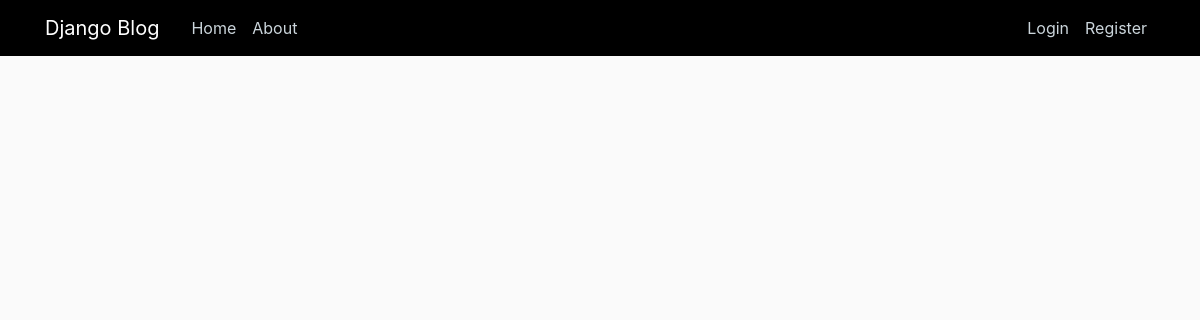
The app's page /, older data.
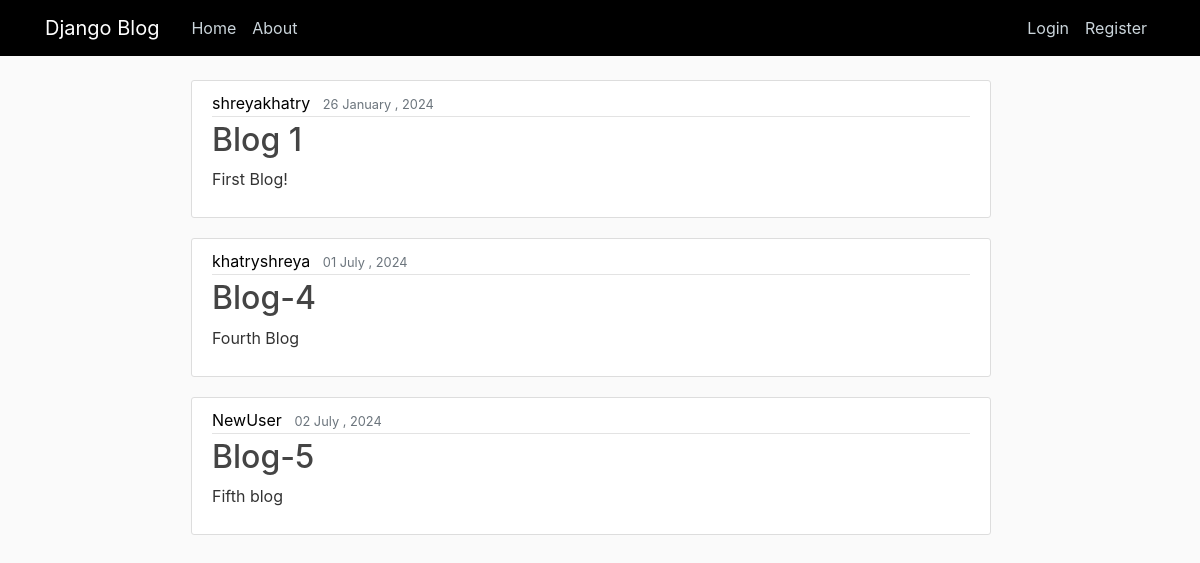
The same page, newer data.
### blog/models.py (models this page shows, shortened)
class Post(models.Model):
    title=models.CharField(max_length=255)
    content=models.TextField()
    date_posted=models.DateTimeField(default=timezone.now)
    author=models.ForeignKey(User,on_delete=models.CASCADE)

### blog/views.py (the view)
# urls.py: path('',views.home,name='blog-home'),
def home(request):
    context={
        'posts': Post.objects.all()
    }
    return render(request, 'blog/home.html',context)

### blog/templates/blog/home.html
{%extends "blog/base.html" %}
{% block content%}
    {% for post in posts %}
        <article class="media content-section" style="margin-left: 20%; width: 50rem" >
            <div class="media-body">
                <div class="article-metadata">
                    <a class="mr-2" href="#" style="color: black" >{{ post.author }}</a>
                    <small class="text-muted">{{ post.date_posted|date:"d F , Y"}}</small>
                </div>
                <h2><a class="article-title" href="{% url 'post-detail' post.id %}">{{ post.title }}</a></h2>
                <p class="article-content">{{ post.content }}</p>
            </div>
        </article>
    {% endfor %}
{% endblock content %}

### blog/templates/blog/base.html (shortened to what this page needs)
{% load static %}
<!DOCTYPE html>
<html lang="en">
<head>
    <link rel="stylesheet" href="https://cdn.jsdelivr.net/npm/bootstrap@4.0.0/dist/css/bootstrap.min.css">
    <link rel="stylesheet" type="text/css" href="{% static 'blog/main.css' %}">
</head>
<body>
    <header class="site-header" >
        <nav class="navbar navbar-expand-md navbar-dark fixed-top" style="background-color: black">
          <div class="container" >
            <a class="navbar-brand mr-4" href="{% url 'blog-home' %}" >Django Blog</a>
            <div class="collapse navbar-collapse" id="navbarToggle">
              <div class="navbar-nav mr-auto">
                <a class="nav-item nav-link" href="{% url 'blog-home' %}">Home</a>
                <a class="nav-item nav-link" href="{% url 'blog-about' %}">About</a>
              </div>
              <div class="navbar-nav">
                {% if user.is_authenticated %}
                  <a class="nav-item nav-link" href="{% url 'post-create' %}">New Post</a>
                  <a class="nav-item nav-link" href="{% url 'profile' %}">Profile</a>
                  <a class="nav-item nav-link" href="{% url 'logout' %}">Logout</a>
                {% else%}
                  <a class="nav-item nav-link" href="{% url 'login' %}" >Login</a>
                  <a class="nav-item nav-link" href="{% url 'register' %}">Register</a>
                {% endif %}
              </div>
            </div>
          </div>
        </nav>
      </header>
    <main role="main" class="container">
        <div class="row">
            <div class="col-md-8">
              {% block content %} {% endblock %}
            </div>
        </div>
    </main>
</body>
</html>

### blog/static/blog/main.css (style rules this page uses)
body { background: #fafafa; color: #333333; margin-top: 5rem; }
h1, h2, h3, h4, h5, h6 { color: #444444; }
.site-header .navbar-nav .nav-link { color: #cbd5db; }
.content-section { background: #ffffff; padding: 10px 20px; border: 1px solid #dddddd; border-radius: 3px; margin-bottom: 20px; }
.article-title { color: #444444; }
.article-content { white-space: pre-line; }
.article-metadata { padding-bottom: 1px; margin-bottom: 4px; border-bottom: 1px solid #e3e3e3 }

Row changes from the older to the newer data that the page shows:
added Post: author "shreyakhatry", date_posted "26 January , 2024", title "Blog 1", content "First Blog!"
added Post: author "khatryshreya", date_posted "01 July , 2024", title "Blog-4", content "Fourth Blog"
added Post: author "NewUser", date_posted "02 July , 2024", title "Blog-5", content "Fifth blog"
